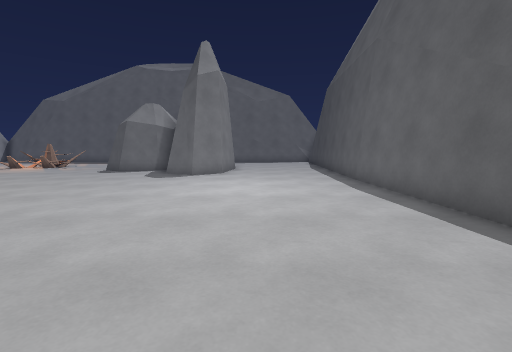
view 1 (above)

17 first-person views from a walk through a 3-D level made in the Godot game engine. The camera is 1.2 m above the floor, tilts 6° down and sees 85° across. The floor is counted in squares, 1 m on a side. Each view is taken from the middle of a square. On the plan, view 1 faces up. The plan holds only what a view shows up to about 13 squares ahead; the rest is blank. The place goes on beyond the plan.

view 2
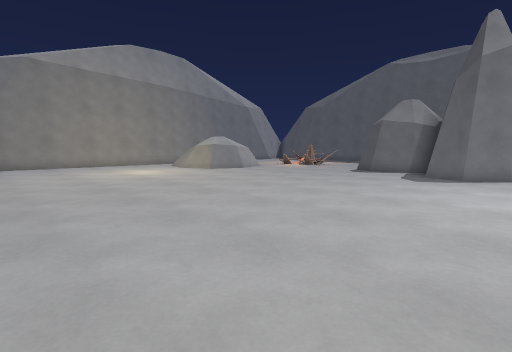

view 3
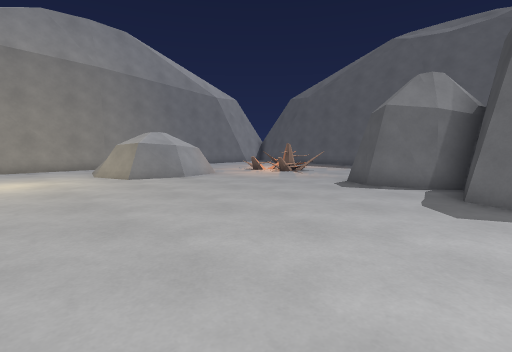

view 4
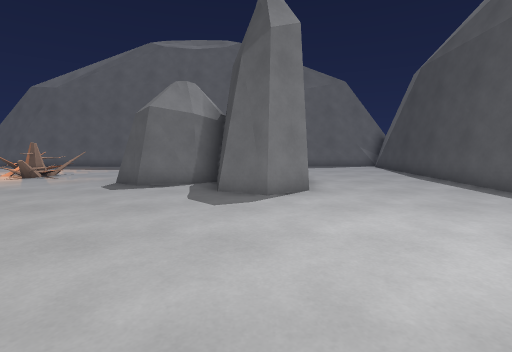

view 5
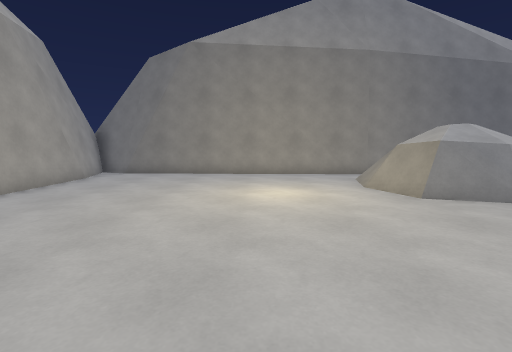

view 6
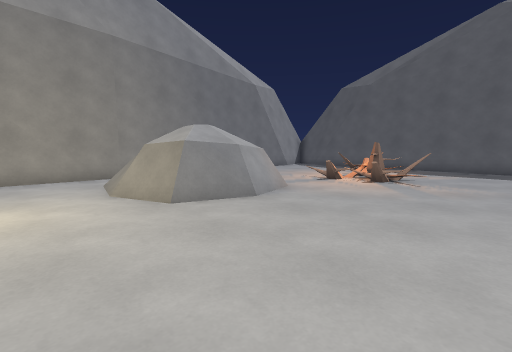

view 7
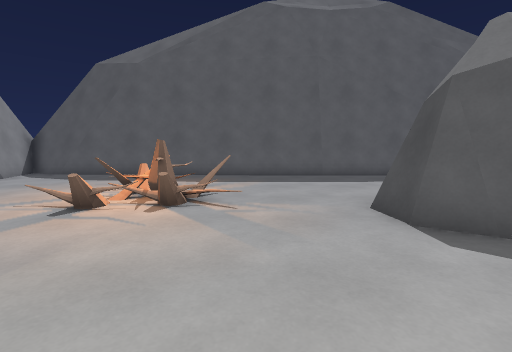

view 8
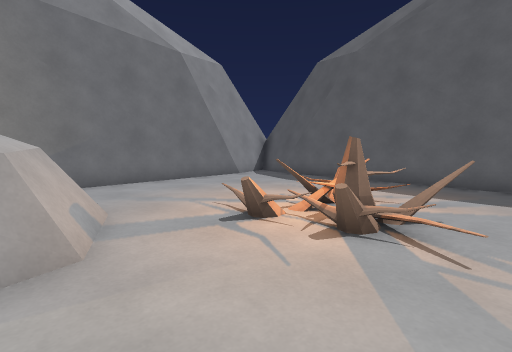

view 9
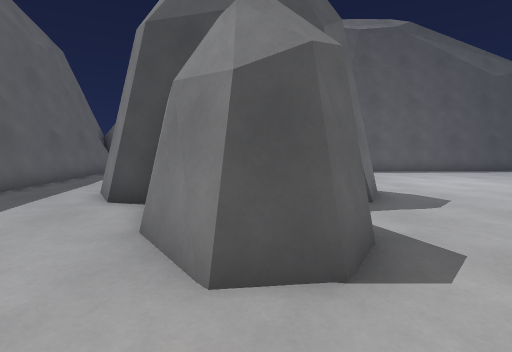

view 10
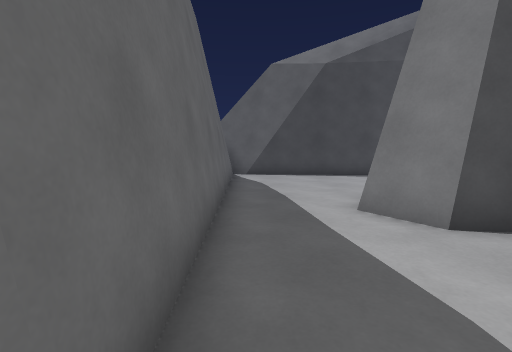

view 11
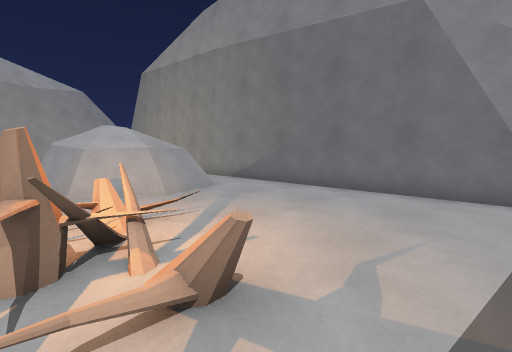

view 12
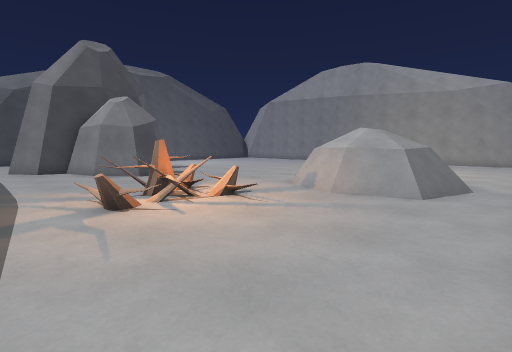

view 13
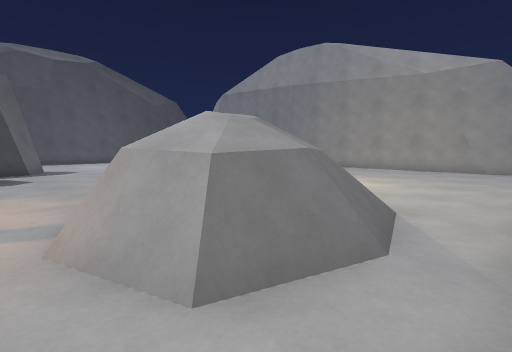

view 14
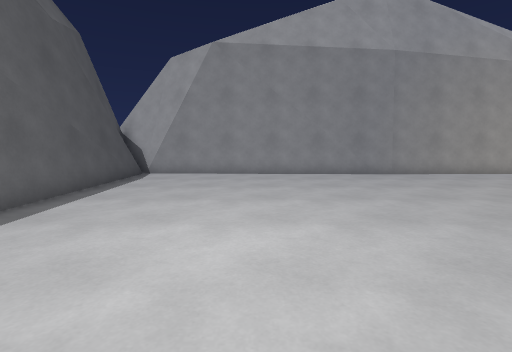

view 15
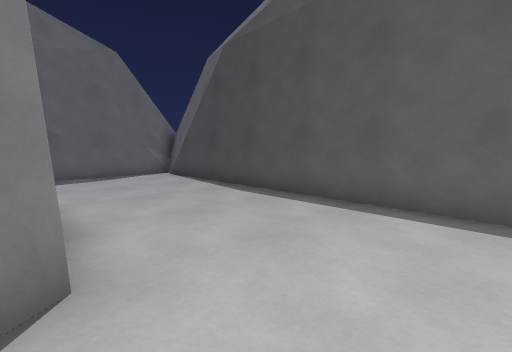

view 16
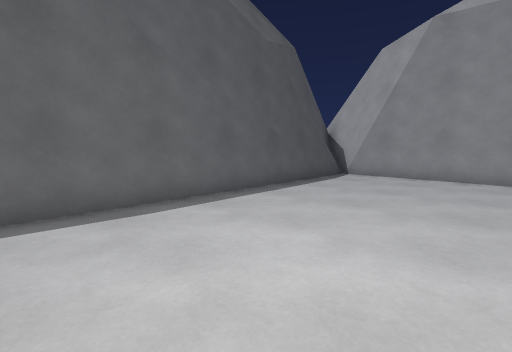

view 17
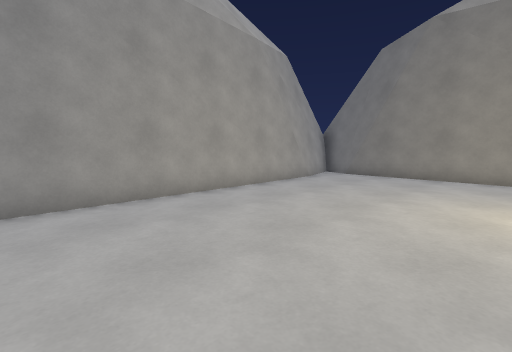

### Floor plan
Key: @ floor where view 1 was taken; # wall or solid block; . floor; R rock; T tree; O other object.
Columns run from 20 left of view 1 to 4 right of it. Each row starts with its distance up from view 1.
 23 ###
 22 #.#######################
 21 #.......................#
 20 #.......................#
 19 #................R......#
 18 #......TT.......RR .....#
 17 #.......TT.....RR R.....#
 16 #......TTO...RR.R  .....#
 15 #......T.....R.RR  R....#
 14 #............RRRR  .....#
 13 #..RRRR.........RRR.....#
 12 ##.RRRRR.........R......#
 11  #.RRRRR................#
 10  #.RRRRR................#
  9  #.RRRR.................#
  8 ##......................#
  7 #.......................#
  6 #.......................#
  5 #.......................#
  4 #.......................#
  3 #.......................#
  2 #.......................#
  1 #.......................#
  0 #...................@...#
 -1 #..........#####........#
 -2 ############   ##########

Where each view was taken, in squares from view 1:
view 1: 0 up, 0 right, facing up
view 2: 0 up, 1 left, facing up-left
view 3: 5 up, 3 left, facing up-left
view 4: 5 up, 3 left, facing up
view 5: 5 up, 7 left, facing left
view 6: 6 up, 8 left, facing up-left
view 7: 10 up, 10 left, facing up
view 8: 12 up, 10 left, facing up-left
view 9: 15 up, 10 left, facing right
view 10: 21 up, 8 left, facing right
view 11: 20 up, 12 left, facing down-left
view 12: 20 up, 19 left, facing down-right
view 13: 14 up, 19 left, facing down-right
view 14: 11 up, 1 left, facing down
view 15: 10 up, 2 left, facing up-right
view 16: 10 up, 2 left, facing down-right
view 17: 5 up, 8 left, facing down-left
